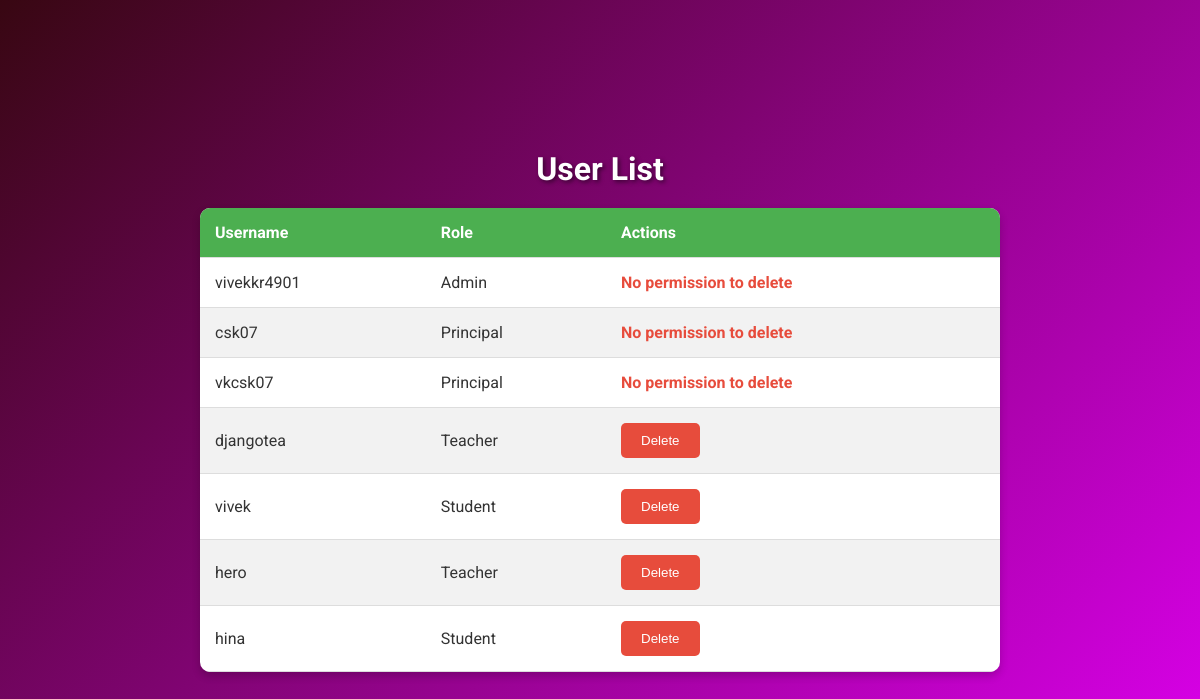
/users/ (signed in), run on the app's committed database.
### app/models.py (models this page shows, shortened)
class User(AbstractUser):
    first_name = models.CharField(max_length=200)
    last_name = models.CharField(max_length=200)
    class Role(models.TextChoices):
        ADMIN = "ADMIN", _('Admin')
        PRINCIPAL = "PRINCIPAL", _('Principal')
        STUDENT = "STUDENT", _('Student')
        TEACHER = "TEACHER", _('Teacher')
        WAITING = "WAITING", _('Waiting')
    base_role = Role.WAITING
    role = models.CharField(max_length=50, choices=Role.choices, default=base_role)

### app/views.py (the view)
# urls.py: path('users/', views.user_list, name='user_list'),
@login_required
def user_list(request):
    users = User.objects.all()
    return render(request, 'user_list.html', {'users': users})

### app/templatetags/custom_filters.py (called while the page is built)
@register.filter
def can_delete(request_user, target_user):
    if request_user.role == User.Role.PRINCIPAL:
        return target_user.role in [User.Role.TEACHER, User.Role.STUDENT]
    elif request_user.role == User.Role.TEACHER:
        return target_user.role == User.Role.STUDENT
    return False

### app/templates/user_list.html (shortened to what this page needs)
{% load custom_filters %}
<!DOCTYPE html>
<html>
<head>
</head>
<body>
    <h1>User List</h1>
    <table>
        <thead>
            <tr>
                <th>Username</th>
                <th>Role</th>
                <th>Actions</th>
            </tr>
        </thead>
        <tbody>
            {% for user in users %}
                <tr>
                    <td>{{ user.username }}</td>
                    <td>{{ user.get_role_display }}</td>
                    <td>
                        {% if request.user|can_delete:user %}
                            <form action="{% url 'delete_user' user.id %}" method="post">
                                <button type="submit">Delete</button>
                            </form>
                        {% else %}
                            <span>No permission to delete</span>
                        {% endif %}
                    </td>
                </tr>
            {% endfor %}
        </tbody>
    </table>
</body>
</html>

### app/templates/user_list.html (style rules this page uses)
body { font-family: 'Roboto', sans-serif; background: linear-gradient(135deg, rgb(56, 7, 18), #d0e); color: #fff; margin: 0; display: flex; flex-direction: column; align-items: center; justify-content: center; height: 100vh; }
h1 { margin-bottom: 20px; text-shadow: 2px 2px 4px rgba(0, 0, 0, 0.5); }
table { width: 80%; max-width: 800px; border-collapse: collapse; background: #fff; color: #333; box-shadow: 0 4px 8px rgba(0, 0, 0, 0.2); border-radius: 10px; overflow: hidden; }
th, td { padding: 15px; text-align: left; border-bottom: 1px solid #ddd; }
th { background: #4CAF50; color: white; font-weight: bold; }
tr:nth-child(even) { background: #f2f2f2; }
button { background: #e74c3c; color: white; border: none; padding: 10px 20px; border-radius: 5px; cursor: pointer; transition: background 0.3s ease; }
form { display: inline; }
span { color: #e74c3c; font-weight: bold; }

### data on the page
User: username "vivekkr4901", role "Admin", shows "No permission to delete"
User: username "csk07", role "Principal", shows "No permission to delete"
User: username "vkcsk07", role "Principal", shows "No permission to delete"
User: username "djangotea", role "Teacher", shows "Delete"
User: username "vivek", role "Student", shows "Delete"
User: username "hero", role "Teacher", shows "Delete"
User: username "hina", role "Student", shows "Delete"
